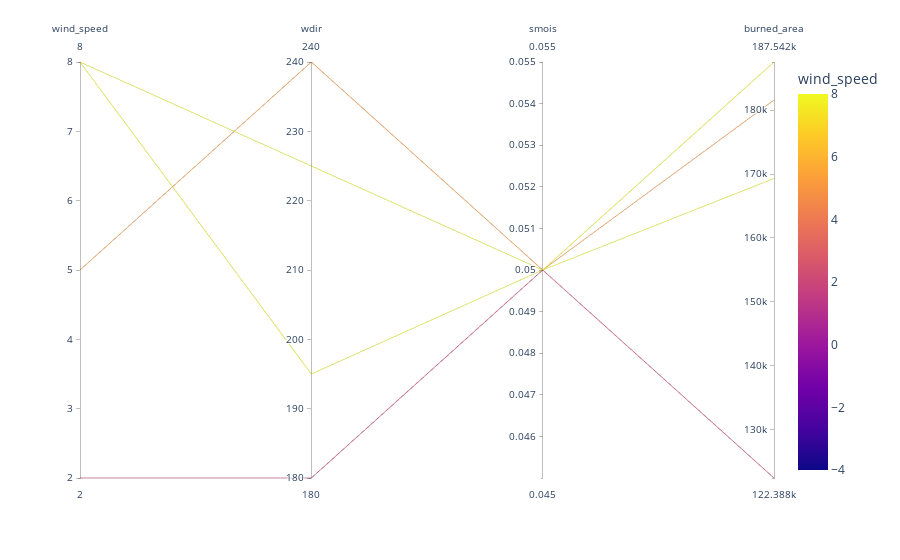

The notebook cell this image was saved under:
### Code cell
fig = px.parallel_coordinates(df, color="wind_speed",
                             color_continuous_scale=px.colors.sequential.Plasma,
                             color_continuous_midpoint=2)
fig.show()

### Figure 1 — Plotly figure (JSON) as saved in the notebook; plotly's stock layout.template omitted (floating-point values rounded to 4 significant figures)
{"data": [{"dimensions": [{"label": "wind_speed", "values": [2, 8, 8, 5]}, {"label": "wdir", "values": [180, 225, 195, 240]}, {"label": "smois", "values": [0.05, 0.05, 0.05, 0.05]}, {"label": "burned_area", "values": [122388, 169302, 187542, 181583]}], "domain": {"x": [0, 1], "y": [0, 1]}, "line": {"color": [2, 8, 8, 5], "coloraxis": "coloraxis"}, "name": "", "type": "parcoords"}], "layout": {"autosize": true, "coloraxis": {"cmid": 2, "colorbar": {"title": {"text": "wind_speed"}}, "colorscale": [[0, "#0d0887"], [0.1111, "#46039f"], [0.2222, "#7201a8"], [0.3333, "#9c179e"], [0.4444, "#bd3786"], [0.5556, "#d8576b"], [0.6667, "#ed7953"], [0.7778, "#fb9f3a"], [0.8889, "#fdca26"], [1, "#f0f921"]]}, "legend": {"tracegroupgap": 0}, "margin": {"t": 60}}}
